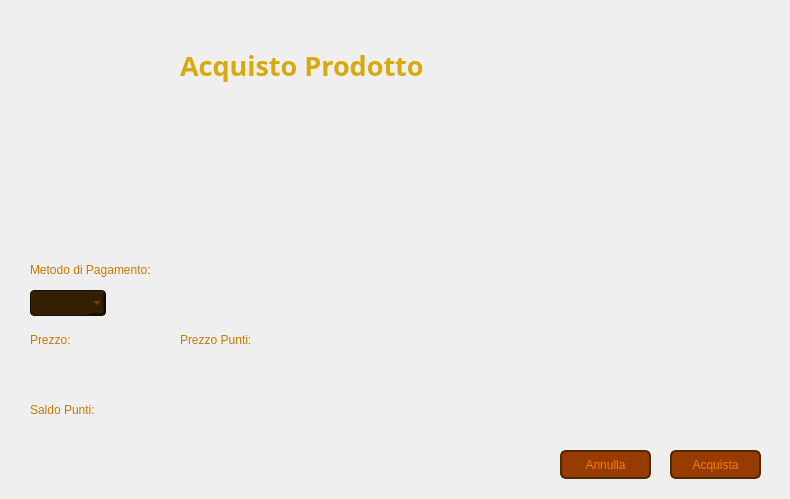
<?xml version="1.0" encoding="UTF-8"?>
<ui version="4.0">
 <class>VistaAcquistoProdottoCliente</class>
 <widget class="QWidget" name="VistaAcquistoProdottoCliente">
  <property name="geometry">
   <rect>
    <x>0</x>
    <y>0</y>
    <width>790</width>
    <height>499</height>
   </rect>
  </property>
  <property name="windowTitle">
   <string>Acquisto Prodottoo - CineMax</string>
  </property>
  <widget class="QLabel" name="Sfondo">
   <property name="geometry">
    <rect>
     <x>0</x>
     <y>0</y>
     <width>791</width>
     <height>501</height>
    </rect>
   </property>
   <property name="font">
    <font>
     <family>Segoe UI</family>
    </font>
   </property>
   <property name="styleSheet">
    <string notr="true">QLabel {
    background: qlineargradient(
        x1: 0, y1: 1,
        x2: 0, y2: 0,
		stop: 0 #211400,
        stop: 1 #7D4B00
    );
}</string>
   </property>
   <property name="text">
    <string/>
   </property>
  </widget>
  <widget class="QLabel" name="labelIconaFotoCliente">
   <property name="geometry">
    <rect>
     <x>30</x>
     <y>30</y>
     <width>131</width>
     <height>131</height>
    </rect>
   </property>
   <property name="text">
    <string/>
   </property>
   <property name="pixmap">
    <pixmap>Viste/Immagini/IconaFotoCliente.png</pixmap>
   </property>
   <property name="scaledContents">
    <bool>true</bool>
   </property>
  </widget>
  <widget class="QLabel" name="labelTitolo">
   <property name="geometry">
    <rect>
     <x>180</x>
     <y>30</y>
     <width>371</width>
     <height>71</height>
    </rect>
   </property>
   <property name="font">
    <font>
     <family>Segoe UI Variable</family>
     <pointsize>20</pointsize>
     <bold>true</bold>
    </font>
   </property>
   <property name="styleSheet">
    <string notr="true">QLabel {
    color: #D7AA0C;
}</string>
   </property>
   <property name="text">
    <string>Acquisto Prodotto</string>
   </property>
   <property name="alignment">
    <set>Qt::AlignmentFlag::AlignLeading|Qt::AlignmentFlag::AlignLeft|Qt::AlignmentFlag::AlignVCenter</set>
   </property>
  </widget>
  <widget class="QLabel" name="labelPosto">
   <property name="geometry">
    <rect>
     <x>40</x>
     <y>180</y>
     <width>111</width>
     <height>20</height>
    </rect>
   </property>
   <property name="styleSheet">
    <string notr="true">QLabel {
    color: #C87800;
}</string>
   </property>
   <property name="text">
    <string/>
   </property>
   <property name="alignment">
    <set>Qt::AlignmentFlag::AlignLeading|Qt::AlignmentFlag::AlignLeft|Qt::AlignmentFlag::AlignVCenter</set>
   </property>
  </widget>
  <widget class="QLabel" name="labelTipoPagamento">
   <property name="geometry">
    <rect>
     <x>30</x>
     <y>260</y>
     <width>171</width>
     <height>20</height>
    </rect>
   </property>
   <property name="styleSheet">
    <string notr="true">QLabel {
    color: #C87800;
}</string>
   </property>
   <property name="text">
    <string>Metodo di Pagamento:</string>
   </property>
   <property name="alignment">
    <set>Qt::AlignmentFlag::AlignLeading|Qt::AlignmentFlag::AlignLeft|Qt::AlignmentFlag::AlignVCenter</set>
   </property>
  </widget>
  <widget class="QLabel" name="labelPrezzo">
   <property name="geometry">
    <rect>
     <x>30</x>
     <y>330</y>
     <width>81</width>
     <height>20</height>
    </rect>
   </property>
   <property name="styleSheet">
    <string notr="true">QLabel {
    color: #C87800;
}</string>
   </property>
   <property name="text">
    <string>Prezzo:</string>
   </property>
   <property name="alignment">
    <set>Qt::AlignmentFlag::AlignLeading|Qt::AlignmentFlag::AlignLeft|Qt::AlignmentFlag::AlignVCenter</set>
   </property>
  </widget>
  <widget class="QPushButton" name="pushButtonAcquista">
   <property name="geometry">
    <rect>
     <x>670</x>
     <y>450</y>
     <width>91</width>
     <height>29</height>
    </rect>
   </property>
   <property name="styleSheet">
    <string notr="true">QPushButton {
    background-color: #963C00;
    color: #FF7800;
    border: 2px solid #502800;
    border-radius: 6px;
}

QPushButton:focus {
    outline: none;
}

QPushButton:hover {
    background-color: #C86400;
}
</string>
   </property>
   <property name="text">
    <string>Acquista</string>
   </property>
  </widget>
  <widget class="QPushButton" name="pushButtonAnnulla">
   <property name="geometry">
    <rect>
     <x>560</x>
     <y>450</y>
     <width>91</width>
     <height>29</height>
    </rect>
   </property>
   <property name="styleSheet">
    <string notr="true">QPushButton {
    background-color: #963C00;
    color: #FF7800;
    border: 2px solid #502800;
    border-radius: 6px;
}

QPushButton:focus {
    outline: none;
}

QPushButton:hover {
    background-color: #C86400;
}
</string>
   </property>
   <property name="text">
    <string>Annulla</string>
   </property>
  </widget>
  <widget class="QLabel" name="labelPrezzoProdotto">
   <property name="geometry">
    <rect>
     <x>30</x>
     <y>360</y>
     <width>71</width>
     <height>20</height>
    </rect>
   </property>
   <property name="styleSheet">
    <string notr="true">QLabel {
    color: #965A00;
}</string>
   </property>
   <property name="text">
    <string/>
   </property>
  </widget>
  <widget class="QComboBox" name="comboBoxTipoPagamento">
   <property name="geometry">
    <rect>
     <x>30</x>
     <y>290</y>
     <width>76</width>
     <height>26</height>
    </rect>
   </property>
   <property name="styleSheet">
    <string notr="true">QComboBox {
    background-color: #321E00;
    color: #965A00;
    border: 1px solid #190E00;
    border-radius: 4px;
}

QComboBox QAbstractItemView {
    background-color: #321E00;
        color: #965A00;
    border: 1px solid #190E00;
        border-radius: 4px;
    selection-background-color: #C86400;
}

QComboBox QAbstractItemView::item:hover {
    background-color: #C86400;
}</string>
   </property>
  </widget>
  <widget class="QLabel" name="labelErroreTipoPagamento">
   <property name="geometry">
    <rect>
     <x>120</x>
     <y>290</y>
     <width>191</width>
     <height>20</height>
    </rect>
   </property>
   <property name="styleSheet">
    <string notr="true">QLabel {
    color: #FFFF00;
}</string>
   </property>
   <property name="text">
    <string/>
   </property>
   <property name="scaledContents">
    <bool>false</bool>
   </property>
  </widget>
  <widget class="QLabel" name="labelPrezzoPunti">
   <property name="geometry">
    <rect>
     <x>180</x>
     <y>330</y>
     <width>91</width>
     <height>20</height>
    </rect>
   </property>
   <property name="styleSheet">
    <string notr="true">QLabel {
    color: #C87800;
}</string>
   </property>
   <property name="text">
    <string>Prezzo Punti:</string>
   </property>
   <property name="alignment">
    <set>Qt::AlignmentFlag::AlignLeading|Qt::AlignmentFlag::AlignLeft|Qt::AlignmentFlag::AlignVCenter</set>
   </property>
  </widget>
  <widget class="QLabel" name="labelPrezzoPuntiProdotto">
   <property name="geometry">
    <rect>
     <x>180</x>
     <y>360</y>
     <width>71</width>
     <height>20</height>
    </rect>
   </property>
   <property name="styleSheet">
    <string notr="true">QLabel {
    color: #965A00;
}</string>
   </property>
   <property name="text">
    <string/>
   </property>
  </widget>
  <widget class="QLabel" name="labelErrorePuntiInsufficenti">
   <property name="geometry">
    <rect>
     <x>120</x>
     <y>430</y>
     <width>191</width>
     <height>20</height>
    </rect>
   </property>
   <property name="styleSheet">
    <string notr="true">QLabel {
    color: #FFFF00;
}</string>
   </property>
   <property name="text">
    <string/>
   </property>
   <property name="scaledContents">
    <bool>false</bool>
   </property>
  </widget>
  <widget class="QLabel" name="labelPunti">
   <property name="geometry">
    <rect>
     <x>30</x>
     <y>400</y>
     <width>81</width>
     <height>20</height>
    </rect>
   </property>
   <property name="styleSheet">
    <string notr="true">QLabel {
    color: #C87800;
}</string>
   </property>
   <property name="text">
    <string>Saldo Punti:</string>
   </property>
   <property name="alignment">
    <set>Qt::AlignmentFlag::AlignLeading|Qt::AlignmentFlag::AlignLeft|Qt::AlignmentFlag::AlignVCenter</set>
   </property>
  </widget>
  <widget class="QLabel" name="labelPuntiCliente">
   <property name="geometry">
    <rect>
     <x>30</x>
     <y>430</y>
     <width>81</width>
     <height>20</height>
    </rect>
   </property>
   <property name="styleSheet">
    <string notr="true">QLabel {
    color: #965A00;
}</string>
   </property>
   <property name="text">
    <string/>
   </property>
  </widget>
 </widget>
 <resources/>
 <connections/>
</ui>
